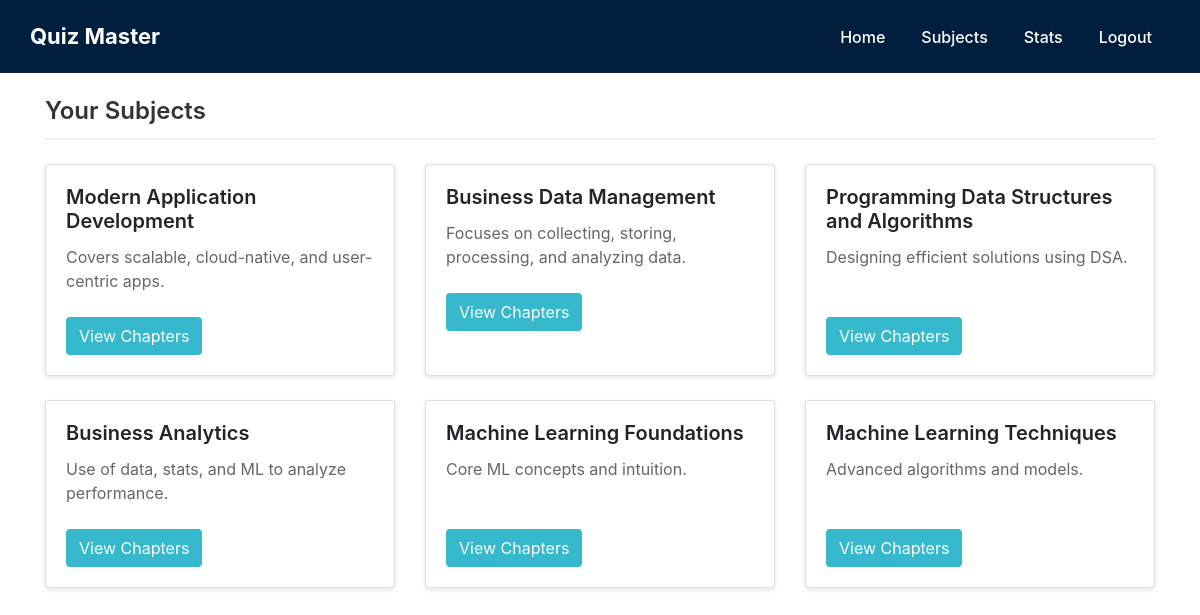
Page /userhome/1 on the committed database.
### models.py (models this page shows)
class Subject(db.Model):
    __tablename__ = "subject"
    id = db.Column(db.Integer, primary_key = True, autoincrement = True)
    name = db.Column(db.Text, nullable = False)
    description = db.Column(db.Text)
    chapters = db.relationship('Chapter', backref = 'subject')

### user.py (the view)
@user.route("/userhome/<int:user_id>", methods = ["GET"])
def user_home(user_id):
    subjects = Subject.query.all()
    return render_template("user_home.html", subjects = subjects, user_id = user_id)

### templates/user_home.html (shortened to what this page needs)
{% extends "base.html" %} {% block title %}User Home{% endblock %} {% block
navbar %}
<nav class="navbar navbar-expand-lg navbar-dark custom-navbar">
  <a class="navbar-brand brand-logo" href="/userhome/{{ user_id }}"
    >Quiz Master</a
  >
  <div class="collapse navbar-collapse justify-content-end" id="navbar">
    <div class="navbar-nav">
      <a class="nav-item nav-link" href="/userhome/{{ user_id }}">Home</a>
      <a class="nav-item nav-link" href="/userhome/{{ user_id }}">Subjects</a>
      <a class="nav-item nav-link" href="/userhome/{{ user_id }}/stats"
        >Stats</a
      >
      <a class="nav-item nav-link logout-btn" href="/">Logout</a>
    </div>
  </div>
</nav>
{% endblock %} {% block content %}
<div class="container mt-4">
  <h4 class="section-title">Your Subjects</h4>
  <div class="row">
    {% for subject in subjects %}
    <div class="col-md-4 col-sm-6 mb-4">
      <div class="card subject-card">
        <div class="card-body">
          <h5 class="card-title">{{ subject.name }}</h5>
          <p class="card-text">{{ subject.description }}</p>
          <a
            class="btn btn-chapters"
            href="/userhome/{{ user_id }}/view_chapters/{{ subject.id }}"
            >View Chapters</a
          >
        </div>
      </div>
    </div>
    {% endfor %}
  </div>
</div>
{% endblock %}

### static/style.css (style rules this page uses)
.section-title { margin-bottom: 1.5rem; font-weight: 600; color: #333; border-bottom: 2px solid #f0f0f0; padding-bottom: 0.75rem; }
.subject-card { height: 100%; transition: all 0.3s ease; box-shadow: 0 2px 5px rgba(0, 0, 0, 0.1); border-radius: 0.5rem; overflow: hidden; }
.subject-card .card-title { font-weight: 600; margin-bottom: 0.75rem; }
.subject-card .card-text { color: #666; margin-bottom: 1.5rem; min-height: 3rem; }
.btn-chapters { background-color: #36b9cc; color: white; }
body { background: linear-gradient(135deg, #ffffff, #ffffff); justify-content: center; align-items: center; height: 100vh; }
.container { max-width: 1000px; margin: auto; }

### templates/base.html (style rules this page uses)
.custom-navbar { background-color: #001f3f; padding: 15px 30px; }
.brand-logo { font-size: 22px; font-weight: bold; color: white !important; }
.navbar-nav .nav-link { color: white !important; font-size: 16px; font-weight: 500; margin: 0 10px; }

### rows in the picture
Subject: name "Modern Application Development", description "Covers scalable, cloud-native, and user-centric apps."
Subject: name "Business Data Management", description "Focuses on collecting, storing, processing, and analyzing data."
Subject: name "Programming Data Structures and Algorithms", description "Designing efficient solutions using DSA."
Subject: name "Business Analytics", description "Use of data, stats, and ML to analyze performance."
Subject: name "Machine Learning Foundations", description "Core ML concepts and intuition."
Subject: name "Machine Learning Techniques", description "Advanced algorithms and models."
